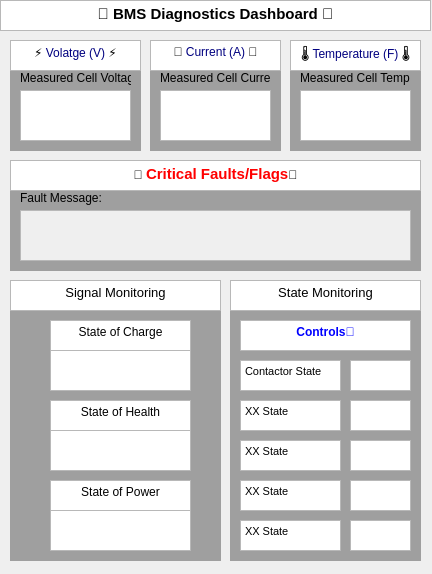
 <widget class="QDialog" name="BMS_Dashboard">
  <property name="geometry">
   <rect>
    <x>0</x>
    <y>0</y>
    <width>432</width>
    <height>574</height>
   </rect>
  </property>
  <property name="windowTitle">
   <string>Dialog</string>
  </property>
  <widget class="QTextBrowser" name="BMS_Diagnostics_Dashboard_Title">
   <property name="geometry">
    <rect>
     <x>0</x>
     <y>0</y>
     <width>431</width>
     <height>31</height>
    </rect>
   </property>
   <property name="autoFillBackground">
    <bool>false</bool>
   </property>
   <property name="html">
    <string>&lt;!DOCTYPE HTML PUBLIC &quot;-//W3C//DTD HTML 4.0//EN&quot; &quot;http://www.w3.org/TR/REC-html40/strict.dtd&quot;&gt;
&lt;html&gt;&lt;head&gt;&lt;meta name=&quot;qrichtext&quot; content=&quot;1&quot; /&gt;&lt;style type=&quot;text/css&quot;&gt;
p, li { white-space: pre-wrap; }
&lt;/style&gt;&lt;/head&gt;&lt;body style=&quot; font-family:'MS Shell Dlg 2'; font-size:8.25pt; font-weight:400; font-style:normal;&quot;&gt;
&lt;p align=&quot;center&quot; style=&quot; margin-top:0px; margin-bottom:0px; margin-left:0px; margin-right:0px; -qt-block-indent:0; text-indent:0px;&quot;&gt;&lt;span style=&quot; font-family:'Segoe UI Emoji,sans-serif'; font-size:11pt;&quot;&gt;🔋 &lt;/span&gt;&lt;span style=&quot; font-size:11pt; font-weight:600;&quot;&gt;BMS Diagnostics Dashboard &lt;/span&gt;&lt;span style=&quot; font-family:'Segoe UI Emoji,sans-serif'; font-size:11pt;&quot;&gt;🔋&lt;/span&gt;&lt;/p&gt;&lt;/body&gt;&lt;/html&gt;</string>
   </property>
  </widget>
  <widget class="QTextBrowser" name="CellVoltageBlockTitle">
   <property name="geometry">
    <rect>
     <x>10</x>
     <y>40</y>
     <width>131</width>
     <height>31</height>
    </rect>
   </property>
   <property name="html">
    <string>&lt;!DOCTYPE HTML PUBLIC &quot;-//W3C//DTD HTML 4.0//EN&quot; &quot;http://www.w3.org/TR/REC-html40/strict.dtd&quot;&gt;
&lt;html&gt;&lt;head&gt;&lt;meta name=&quot;qrichtext&quot; content=&quot;1&quot; /&gt;&lt;style type=&quot;text/css&quot;&gt;
p, li { white-space: pre-wrap; }
&lt;/style&gt;&lt;/head&gt;&lt;body style=&quot; font-family:'MS Shell Dlg 2'; font-size:8.25pt; font-weight:400; font-style:normal;&quot;&gt;
&lt;p align=&quot;center&quot; style=&quot; margin-top:0px; margin-bottom:0px; margin-left:0px; margin-right:0px; -qt-block-indent:0; text-indent:0px;&quot;&gt;&lt;span style=&quot; font-family:'Segoe UI Emoji,sans-serif'; font-size:9pt;&quot;&gt;⚡️ &lt;/span&gt;&lt;span style=&quot; font-size:9pt; color:#00007f;&quot;&gt;Volatge (V) &lt;/span&gt;&lt;span style=&quot; font-family:'Segoe UI Emoji,sans-serif'; font-size:9pt;&quot;&gt;⚡️&lt;/span&gt;&lt;/p&gt;&lt;/body&gt;&lt;/html&gt;</string>
   </property>
  </widget>
  <widget class="QLabel" name="label_5">
   <property name="geometry">
    <rect>
     <x>20</x>
     <y>70</y>
     <width>111</width>
     <height>16</height>
    </rect>
   </property>
   <property name="text">
    <string>Measured Cell Voltage</string>
   </property>
  </widget>
  <widget class="QMdiArea" name="VolatgeBackground">
   <property name="geometry">
    <rect>
     <x>10</x>
     <y>70</y>
     <width>131</width>
     <height>81</height>
    </rect>
   </property>
  </widget>
  <widget class="QLabel" name="label_6">
   <property name="geometry">
    <rect>
     <x>160</x>
     <y>70</y>
     <width>111</width>
     <height>16</height>
    </rect>
   </property>
   <property name="text">
    <string>Measured Cell Current</string>
   </property>
  </widget>
  <widget class="QTextBrowser" name="CellCurrentBlockTitle">
   <property name="geometry">
    <rect>
     <x>150</x>
     <y>40</y>
     <width>131</width>
     <height>31</height>
    </rect>
   </property>
   <property name="html">
    <string>&lt;!DOCTYPE HTML PUBLIC &quot;-//W3C//DTD HTML 4.0//EN&quot; &quot;http://www.w3.org/TR/REC-html40/strict.dtd&quot;&gt;
&lt;html&gt;&lt;head&gt;&lt;meta name=&quot;qrichtext&quot; content=&quot;1&quot; /&gt;&lt;style type=&quot;text/css&quot;&gt;
p, li { white-space: pre-wrap; }
&lt;/style&gt;&lt;/head&gt;&lt;body style=&quot; font-family:'MS Shell Dlg 2'; font-size:8.25pt; font-weight:400; font-style:normal;&quot;&gt;
&lt;p align=&quot;center&quot; style=&quot; margin-top:0px; margin-bottom:0px; margin-left:0px; margin-right:0px; -qt-block-indent:0; text-indent:0px;&quot;&gt;&lt;span style=&quot; font-family:'Segoe UI Emoji,sans-serif'; font-size:9pt;&quot;&gt;🔌 &lt;/span&gt;&lt;span style=&quot; font-size:9pt; color:#00007f;&quot;&gt;Current (A) &lt;/span&gt;&lt;span style=&quot; font-family:'Segoe UI Emoji,sans-serif'; font-size:9pt;&quot;&gt;🔌&lt;/span&gt;&lt;/p&gt;&lt;/body&gt;&lt;/html&gt;</string>
   </property>
  </widget>
  <widget class="QMdiArea" name="CurrentBackground">
   <property name="geometry">
    <rect>
     <x>150</x>
     <y>70</y>
     <width>131</width>
     <height>81</height>
    </rect>
   </property>
  </widget>
  <widget class="QLabel" name="label_7">
   <property name="geometry">
    <rect>
     <x>300</x>
     <y>70</y>
     <width>111</width>
     <height>16</height>
    </rect>
   </property>
   <property name="text">
    <string>Measured Cell Temp</string>
   </property>
  </widget>
  <widget class="QTextBrowser" name="CellTempBlockTitle">
   <property name="geometry">
    <rect>
     <x>290</x>
     <y>40</y>
     <width>131</width>
     <height>31</height>
    </rect>
   </property>
   <property name="html">
    <string>&lt;!DOCTYPE HTML PUBLIC &quot;-//W3C//DTD HTML 4.0//EN&quot; &quot;http://www.w3.org/TR/REC-html40/strict.dtd&quot;&gt;
&lt;html&gt;&lt;head&gt;&lt;meta name=&quot;qrichtext&quot; content=&quot;1&quot; /&gt;&lt;style type=&quot;text/css&quot;&gt;
p, li { white-space: pre-wrap; }
&lt;/style&gt;&lt;/head&gt;&lt;body style=&quot; font-family:'MS Shell Dlg 2'; font-size:8.25pt; font-weight:400; font-style:normal;&quot;&gt;
&lt;p align=&quot;center&quot; style=&quot; margin-top:0px; margin-bottom:0px; margin-left:0px; margin-right:0px; -qt-block-indent:0; text-indent:0px;&quot;&gt;&lt;span style=&quot; font-family:'Segoe UI Emoji,sans-serif'; font-size:9pt;&quot;&gt;🌡️ &lt;/span&gt;&lt;span style=&quot; font-size:9pt; color:#00007f;&quot;&gt;Temperature (F) &lt;/span&gt;&lt;span style=&quot; font-family:'Segoe UI Emoji,sans-serif'; font-size:9pt;&quot;&gt;🌡️&lt;/span&gt;&lt;/p&gt;&lt;/body&gt;&lt;/html&gt;</string>
   </property>
  </widget>
  <widget class="QMdiArea" name="TempBackground">
   <property name="geometry">
    <rect>
     <x>290</x>
     <y>70</y>
     <width>131</width>
     <height>81</height>
    </rect>
   </property>
  </widget>
  <widget class="QTextBrowser" name="CriticalFaultsBlockTitle">
   <property name="geometry">
    <rect>
     <x>10</x>
     <y>160</y>
     <width>411</width>
     <height>31</height>
    </rect>
   </property>
   <property name="html">
    <string>&lt;!DOCTYPE HTML PUBLIC &quot;-//W3C//DTD HTML 4.0//EN&quot; &quot;http://www.w3.org/TR/REC-html40/strict.dtd&quot;&gt;
&lt;html&gt;&lt;head&gt;&lt;meta name=&quot;qrichtext&quot; content=&quot;1&quot; /&gt;&lt;style type=&quot;text/css&quot;&gt;
p, li { white-space: pre-wrap; }
&lt;/style&gt;&lt;/head&gt;&lt;body style=&quot; font-family:'MS Shell Dlg 2'; font-size:8.25pt; font-weight:400; font-style:normal;&quot;&gt;
&lt;p align=&quot;center&quot; style=&quot; margin-top:0px; margin-bottom:0px; margin-left:0px; margin-right:0px; -qt-block-indent:0; text-indent:0px;&quot;&gt;&lt;span style=&quot; font-family:'Segoe UI Emoji,sans-serif'; font-size:9pt; font-weight:600;&quot;&gt;🚨 &lt;/span&gt;&lt;span style=&quot; font-size:11pt; font-weight:600; color:#ff0000;&quot;&gt;Critical Faults/Flags&lt;/span&gt;&lt;span style=&quot; font-family:'Segoe UI Emoji,sans-serif'; font-size:9pt; font-weight:600;&quot;&gt;🚨&lt;/span&gt;&lt;/p&gt;&lt;/body&gt;&lt;/html&gt;</string>
   </property>
  </widget>
  <widget class="QMdiArea" name="CriticalFaultsBlockBackground">
   <property name="geometry">
    <rect>
     <x>10</x>
     <y>190</y>
     <width>411</width>
     <height>81</height>
    </rect>
   </property>
  </widget>
  <widget class="QLabel" name="label_8">
   <property name="geometry">
    <rect>
     <x>20</x>
     <y>190</y>
     <width>111</width>
     <height>16</height>
    </rect>
   </property>
   <property name="text">
    <string>Fault Message:</string>
   </property>
  </widget>
  <widget class="QTextEdit" name="CriticalFaultsResultBox">
   <property name="enabled">
    <bool>false</bool>
   </property>
   <property name="geometry">
    <rect>
     <x>20</x>
     <y>210</y>
     <width>391</width>
     <height>51</height>
    </rect>
   </property>
   <property name="html">
    <string>&lt;!DOCTYPE HTML PUBLIC &quot;-//W3C//DTD HTML 4.0//EN&quot; &quot;http://www.w3.org/TR/REC-html40/strict.dtd&quot;&gt;
&lt;html&gt;&lt;head&gt;&lt;meta name=&quot;qrichtext&quot; content=&quot;1&quot; /&gt;&lt;style type=&quot;text/css&quot;&gt;
p, li { white-space: pre-wrap; }
&lt;/style&gt;&lt;/head&gt;&lt;body style=&quot; font-family:'MS Shell Dlg 2'; font-size:8.25pt; font-weight:400; font-style:normal;&quot;&gt;
&lt;p style=&quot;-qt-paragraph-type:empty; margin-top:0px; margin-bottom:0px; margin-left:0px; margin-right:0px; -qt-block-indent:0; text-indent:0px; font-size:7.8pt;&quot;&gt;&lt;br /&gt;&lt;/p&gt;&lt;/body&gt;&lt;/html&gt;</string>
   </property>
  </widget>
  <widget class="QTextBrowser" name="BeaconResultBoxMAIN">
   <property name="geometry">
    <rect>
     <x>20</x>
     <y>90</y>
     <width>111</width>
     <height>51</height>
    </rect>
   </property>
   <property name="html">
    <string>&lt;!DOCTYPE HTML PUBLIC &quot;-//W3C//DTD HTML 4.0//EN&quot; &quot;http://www.w3.org/TR/REC-html40/strict.dtd&quot;&gt;
&lt;html&gt;&lt;head&gt;&lt;meta name=&quot;qrichtext&quot; content=&quot;1&quot; /&gt;&lt;style type=&quot;text/css&quot;&gt;
p, li { white-space: pre-wrap; }
&lt;/style&gt;&lt;/head&gt;&lt;body style=&quot; font-family:'MS Shell Dlg 2'; font-size:8.25pt; font-weight:400; font-style:normal;&quot;&gt;
&lt;p style=&quot;-qt-paragraph-type:empty; margin-top:0px; margin-bottom:0px; margin-left:0px; margin-right:0px; -qt-block-indent:0; text-indent:0px; font-size:7.8pt;&quot;&gt;&lt;br /&gt;&lt;/p&gt;&lt;/body&gt;&lt;/html&gt;</string>
   </property>
  </widget>
  <widget class="QTextBrowser" name="BeaconResultBoxMAIN_2">
   <property name="geometry">
    <rect>
     <x>160</x>
     <y>90</y>
     <width>111</width>
     <height>51</height>
    </rect>
   </property>
   <property name="html">
    <string>&lt;!DOCTYPE HTML PUBLIC &quot;-//W3C//DTD HTML 4.0//EN&quot; &quot;http://www.w3.org/TR/REC-html40/strict.dtd&quot;&gt;
&lt;html&gt;&lt;head&gt;&lt;meta name=&quot;qrichtext&quot; content=&quot;1&quot; /&gt;&lt;style type=&quot;text/css&quot;&gt;
p, li { white-space: pre-wrap; }
&lt;/style&gt;&lt;/head&gt;&lt;body style=&quot; font-family:'MS Shell Dlg 2'; font-size:8.25pt; font-weight:400; font-style:normal;&quot;&gt;
&lt;p style=&quot;-qt-paragraph-type:empty; margin-top:0px; margin-bottom:0px; margin-left:0px; margin-right:0px; -qt-block-indent:0; text-indent:0px; font-size:7.8pt;&quot;&gt;&lt;br /&gt;&lt;/p&gt;&lt;/body&gt;&lt;/html&gt;</string>
   </property>
  </widget>
  <widget class="QTextBrowser" name="BeaconResultBoxMAIN_3">
   <property name="geometry">
    <rect>
     <x>300</x>
     <y>90</y>
     <width>111</width>
     <height>51</height>
    </rect>
   </property>
   <property name="html">
    <string>&lt;!DOCTYPE HTML PUBLIC &quot;-//W3C//DTD HTML 4.0//EN&quot; &quot;http://www.w3.org/TR/REC-html40/strict.dtd&quot;&gt;
&lt;html&gt;&lt;head&gt;&lt;meta name=&quot;qrichtext&quot; content=&quot;1&quot; /&gt;&lt;style type=&quot;text/css&quot;&gt;
p, li { white-space: pre-wrap; }
&lt;/style&gt;&lt;/head&gt;&lt;body style=&quot; font-family:'MS Shell Dlg 2'; font-size:8.25pt; font-weight:400; font-style:normal;&quot;&gt;
&lt;p style=&quot;-qt-paragraph-type:empty; margin-top:0px; margin-bottom:0px; margin-left:0px; margin-right:0px; -qt-block-indent:0; text-indent:0px; font-size:7.8pt;&quot;&gt;&lt;br /&gt;&lt;/p&gt;&lt;/body&gt;&lt;/html&gt;</string>
   </property>
  </widget>
  <widget class="QLabel" name="label_9">
   <property name="geometry">
    <rect>
     <x>20</x>
     <y>310</y>
     <width>111</width>
     <height>16</height>
    </rect>
   </property>
   <property name="text">
    <string>Measured Cell Voltage</string>
   </property>
  </widget>
  <widget class="QTextBrowser" name="BeaconResultBoxMAIN_4">
   <property name="geometry">
    <rect>
     <x>20</x>
     <y>330</y>
     <width>111</width>
     <height>51</height>
    </rect>
   </property>
   <property name="html">
    <string>&lt;!DOCTYPE HTML PUBLIC &quot;-//W3C//DTD HTML 4.0//EN&quot; &quot;http://www.w3.org/TR/REC-html40/strict.dtd&quot;&gt;
&lt;html&gt;&lt;head&gt;&lt;meta name=&quot;qrichtext&quot; content=&quot;1&quot; /&gt;&lt;style type=&quot;text/css&quot;&gt;
p, li { white-space: pre-wrap; }
&lt;/style&gt;&lt;/head&gt;&lt;body style=&quot; font-family:'MS Shell Dlg 2'; font-size:8.25pt; font-weight:400; font-style:normal;&quot;&gt;
&lt;p style=&quot;-qt-paragraph-type:empty; margin-top:0px; margin-bottom:0px; margin-left:0px; margin-right:0px; -qt-block-indent:0; text-indent:0px; font-size:7.8pt;&quot;&gt;&lt;br /&gt;&lt;/p&gt;&lt;/body&gt;&lt;/html&gt;</string>
   </property>
  </widget>
  <widget class="QTextBrowser" name="SignalMonitoringBlockTitle">
   <property name="geometry">
    <rect>
     <x>10</x>
     <y>280</y>
     <width>211</width>
     <height>31</height>
    </rect>
   </property>
   <property name="html">
    <string>&lt;!DOCTYPE HTML PUBLIC &quot;-//W3C//DTD HTML 4.0//EN&quot; &quot;http://www.w3.org/TR/REC-html40/strict.dtd&quot;&gt;
&lt;html&gt;&lt;head&gt;&lt;meta name=&quot;qrichtext&quot; content=&quot;1&quot; /&gt;&lt;style type=&quot;text/css&quot;&gt;
p, li { white-space: pre-wrap; }
&lt;/style&gt;&lt;/head&gt;&lt;body style=&quot; font-family:'MS Shell Dlg 2'; font-size:8.25pt; font-weight:400; font-style:normal;&quot;&gt;
&lt;p align=&quot;center&quot; style=&quot; margin-top:0px; margin-bottom:0px; margin-left:0px; margin-right:0px; -qt-block-indent:0; text-indent:0px;&quot;&gt;&lt;span style=&quot; font-family:'Segoe UI Emoji,sans-serif'; font-size:10pt;&quot;&gt;Signal Monitoring&lt;/span&gt;&lt;/p&gt;&lt;/body&gt;&lt;/html&gt;</string>
   </property>
  </widget>
  <widget class="QMdiArea" name="ForceAreaMAIN_4">
   <property name="geometry">
    <rect>
     <x>10</x>
     <y>310</y>
     <width>211</width>
     <height>251</height>
    </rect>
   </property>
  </widget>
  <widget class="QTextBrowser" name="StateMonitoringBlockTitle">
   <property name="geometry">
    <rect>
     <x>230</x>
     <y>280</y>
     <width>191</width>
     <height>31</height>
    </rect>
   </property>
   <property name="html">
    <string>&lt;!DOCTYPE HTML PUBLIC &quot;-//W3C//DTD HTML 4.0//EN&quot; &quot;http://www.w3.org/TR/REC-html40/strict.dtd&quot;&gt;
&lt;html&gt;&lt;head&gt;&lt;meta name=&quot;qrichtext&quot; content=&quot;1&quot; /&gt;&lt;style type=&quot;text/css&quot;&gt;
p, li { white-space: pre-wrap; }
&lt;/style&gt;&lt;/head&gt;&lt;body style=&quot; font-family:'MS Shell Dlg 2'; font-size:8.25pt; font-weight:400; font-style:normal;&quot;&gt;
&lt;p align=&quot;center&quot; style=&quot; margin-top:0px; margin-bottom:0px; margin-left:0px; margin-right:0px; -qt-block-indent:0; text-indent:0px;&quot;&gt;&lt;span style=&quot; font-family:'Segoe UI Emoji,sans-serif'; font-size:10pt;&quot;&gt;State Monitoring&lt;/span&gt;&lt;/p&gt;&lt;/body&gt;&lt;/html&gt;</string>
   </property>
  </widget>
  <widget class="QTextBrowser" name="StateOfChargeResult">
   <property name="geometry">
    <rect>
     <x>50</x>
     <y>350</y>
     <width>141</width>
     <height>41</height>
    </rect>
   </property>
   <property name="html">
    <string>&lt;!DOCTYPE HTML PUBLIC &quot;-//W3C//DTD HTML 4.0//EN&quot; &quot;http://www.w3.org/TR/REC-html40/strict.dtd&quot;&gt;
&lt;html&gt;&lt;head&gt;&lt;meta name=&quot;qrichtext&quot; content=&quot;1&quot; /&gt;&lt;style type=&quot;text/css&quot;&gt;
p, li { white-space: pre-wrap; }
&lt;/style&gt;&lt;/head&gt;&lt;body style=&quot; font-family:'MS Shell Dlg 2'; font-size:8.25pt; font-weight:400; font-style:normal;&quot;&gt;
&lt;p style=&quot;-qt-paragraph-type:empty; margin-top:0px; margin-bottom:0px; margin-left:0px; margin-right:0px; -qt-block-indent:0; text-indent:0px; font-size:7.8pt;&quot;&gt;&lt;br /&gt;&lt;/p&gt;&lt;/body&gt;&lt;/html&gt;</string>
   </property>
  </widget>
  <widget class="QTextBrowser" name="StateOfChargeBlockTitle">
   <property name="geometry">
    <rect>
     <x>50</x>
     <y>320</y>
     <width>141</width>
     <height>31</height>
    </rect>
   </property>
   <property name="html">
    <string>&lt;!DOCTYPE HTML PUBLIC &quot;-//W3C//DTD HTML 4.0//EN&quot; &quot;http://www.w3.org/TR/REC-html40/strict.dtd&quot;&gt;
&lt;html&gt;&lt;head&gt;&lt;meta name=&quot;qrichtext&quot; content=&quot;1&quot; /&gt;&lt;style type=&quot;text/css&quot;&gt;
p, li { white-space: pre-wrap; }
&lt;/style&gt;&lt;/head&gt;&lt;body style=&quot; font-family:'MS Shell Dlg 2'; font-size:8.25pt; font-weight:400; font-style:normal;&quot;&gt;
&lt;p align=&quot;center&quot; style=&quot; margin-top:0px; margin-bottom:0px; margin-left:0px; margin-right:0px; -qt-block-indent:0; text-indent:0px;&quot;&gt;&lt;span style=&quot; font-family:'Segoe UI Emoji,sans-serif'; font-size:9pt;&quot;&gt;State of Charge&lt;/span&gt;&lt;/p&gt;&lt;/body&gt;&lt;/html&gt;</string>
   </property>
  </widget>
  <widget class="QTextBrowser" name="StateOfHealthBlockTitle">
   <property name="geometry">
    <rect>
     <x>50</x>
     <y>400</y>
     <width>141</width>
     <height>31</height>
    </rect>
   </property>
   <property name="html">
    <string>&lt;!DOCTYPE HTML PUBLIC &quot;-//W3C//DTD HTML 4.0//EN&quot; &quot;http://www.w3.org/TR/REC-html40/strict.dtd&quot;&gt;
&lt;html&gt;&lt;head&gt;&lt;meta name=&quot;qrichtext&quot; content=&quot;1&quot; /&gt;&lt;style type=&quot;text/css&quot;&gt;
p, li { white-space: pre-wrap; }
&lt;/style&gt;&lt;/head&gt;&lt;body style=&quot; font-family:'MS Shell Dlg 2'; font-size:8.25pt; font-weight:400; font-style:normal;&quot;&gt;
&lt;p align=&quot;center&quot; style=&quot; margin-top:0px; margin-bottom:0px; margin-left:0px; margin-right:0px; -qt-block-indent:0; text-indent:0px;&quot;&gt;&lt;span style=&quot; font-family:'Segoe UI Emoji,sans-serif'; font-size:9pt;&quot;&gt;State of Health&lt;/span&gt;&lt;/p&gt;&lt;/body&gt;&lt;/html&gt;</string>
   </property>
  </widget>
  <widget class="QTextBrowser" name="StateOfHealthResult">
   <property name="geometry">
    <rect>
     <x>50</x>
     <y>430</y>
     <width>141</width>
     <height>41</height>
    </rect>
   </property>
   <property name="html">
    <string>&lt;!DOCTYPE HTML PUBLIC &quot;-//W3C//DTD HTML 4.0//EN&quot; &quot;http://www.w3.org/TR/REC-html40/strict.dtd&quot;&gt;
&lt;html&gt;&lt;head&gt;&lt;meta name=&quot;qrichtext&quot; content=&quot;1&quot; /&gt;&lt;style type=&quot;text/css&quot;&gt;
p, li { white-space: pre-wrap; }
&lt;/style&gt;&lt;/head&gt;&lt;body style=&quot; font-family:'MS Shell Dlg 2'; font-size:8.25pt; font-weight:400; font-style:normal;&quot;&gt;
&lt;p style=&quot;-qt-paragraph-type:empty; margin-top:0px; margin-bottom:0px; margin-left:0px; margin-right:0px; -qt-block-indent:0; text-indent:0px; font-size:7.8pt;&quot;&gt;&lt;br /&gt;&lt;/p&gt;&lt;/body&gt;&lt;/html&gt;</string>
   </property>
  </widget>
  <widget class="QTextBrowser" name="StateOfPowerBlockTitle">
   <property name="geometry">
    <rect>
     <x>50</x>
     <y>480</y>
     <width>141</width>
     <height>31</height>
    </rect>
   </property>
   <property name="html">
    <string>&lt;!DOCTYPE HTML PUBLIC &quot;-//W3C//DTD HTML 4.0//EN&quot; &quot;http://www.w3.org/TR/REC-html40/strict.dtd&quot;&gt;
&lt;html&gt;&lt;head&gt;&lt;meta name=&quot;qrichtext&quot; content=&quot;1&quot; /&gt;&lt;style type=&quot;text/css&quot;&gt;
p, li { white-space: pre-wrap; }
&lt;/style&gt;&lt;/head&gt;&lt;body style=&quot; font-family:'MS Shell Dlg 2'; font-size:8.25pt; font-weight:400; font-style:normal;&quot;&gt;
&lt;p align=&quot;center&quot; style=&quot; margin-top:0px; margin-bottom:0px; margin-left:0px; margin-right:0px; -qt-block-indent:0; text-indent:0px;&quot;&gt;&lt;span style=&quot; font-family:'Segoe UI Emoji,sans-serif'; font-size:9pt;&quot;&gt;State of Power&lt;/span&gt;&lt;/p&gt;&lt;/body&gt;&lt;/html&gt;</string>
   </property>
  </widget>
  <widget class="QTextBrowser" name="StateOfPowerResult">
   <property name="geometry">
    <rect>
     <x>50</x>
     <y>510</y>
     <width>141</width>
     <height>41</height>
    </rect>
   </property>
   <property name="html">
    <string>&lt;!DOCTYPE HTML PUBLIC &quot;-//W3C//DTD HTML 4.0//EN&quot; &quot;http://www.w3.org/TR/REC-html40/strict.dtd&quot;&gt;
&lt;html&gt;&lt;head&gt;&lt;meta name=&quot;qrichtext&quot; content=&quot;1&quot; /&gt;&lt;style type=&quot;text/css&quot;&gt;
p, li { white-space: pre-wrap; }
&lt;/style&gt;&lt;/head&gt;&lt;body style=&quot; font-family:'MS Shell Dlg 2'; font-size:8.25pt; font-weight:400; font-style:normal;&quot;&gt;
&lt;p style=&quot;-qt-paragraph-type:empty; margin-top:0px; margin-bottom:0px; margin-left:0px; margin-right:0px; -qt-block-indent:0; text-indent:0px; font-size:7.8pt;&quot;&gt;&lt;br /&gt;&lt;/p&gt;&lt;/body&gt;&lt;/html&gt;</string>
   </property>
  </widget>
  <widget class="QMdiArea" name="ForceAreaMAIN_5">
   <property name="geometry">
    <rect>
     <x>230</x>
     <y>310</y>
     <width>191</width>
     <height>251</height>
    </rect>
   </property>
  </widget>
  <widget class="QTextBrowser" name="ControlsBoxTitle">
   <property name="geometry">
    <rect>
     <x>240</x>
     <y>320</y>
     <width>171</width>
     <height>31</height>
    </rect>
   </property>
   <property name="html">
    <string>&lt;!DOCTYPE HTML PUBLIC &quot;-//W3C//DTD HTML 4.0//EN&quot; &quot;http://www.w3.org/TR/REC-html40/strict.dtd&quot;&gt;
&lt;html&gt;&lt;head&gt;&lt;meta name=&quot;qrichtext&quot; content=&quot;1&quot; /&gt;&lt;style type=&quot;text/css&quot;&gt;
p, li { white-space: pre-wrap; }
&lt;/style&gt;&lt;/head&gt;&lt;body style=&quot; font-family:'MS Shell Dlg 2'; font-size:8.25pt; font-weight:400; font-style:normal;&quot;&gt;
&lt;p align=&quot;center&quot; style=&quot; margin-top:0px; margin-bottom:0px; margin-left:0px; margin-right:0px; -qt-block-indent:0; text-indent:0px;&quot;&gt;&lt;span style=&quot; font-size:9pt; font-weight:600; color:#0000ff;&quot;&gt;Controls🔧&lt;/span&gt;&lt;/p&gt;&lt;/body&gt;&lt;/html&gt;</string>
   </property>
  </widget>
  <widget class="QTextBrowser" name="ContactorStateBlockTitle">
   <property name="geometry">
    <rect>
     <x>240</x>
     <y>360</y>
     <width>101</width>
     <height>31</height>
    </rect>
   </property>
   <property name="html">
    <string>&lt;!DOCTYPE HTML PUBLIC &quot;-//W3C//DTD HTML 4.0//EN&quot; &quot;http://www.w3.org/TR/REC-html40/strict.dtd&quot;&gt;
&lt;html&gt;&lt;head&gt;&lt;meta name=&quot;qrichtext&quot; content=&quot;1&quot; /&gt;&lt;style type=&quot;text/css&quot;&gt;
p, li { white-space: pre-wrap; }
&lt;/style&gt;&lt;/head&gt;&lt;body style=&quot; font-family:'MS Shell Dlg 2'; font-size:8.25pt; font-weight:400; font-style:normal;&quot;&gt;
&lt;p style=&quot; margin-top:0px; margin-bottom:0px; margin-left:0px; margin-right:0px; -qt-block-indent:0; text-indent:0px;&quot;&gt;&lt;span style=&quot; font-family:'Segoe UI Emoji,sans-serif'; font-size:8pt;&quot;&gt;Contactor State&lt;/span&gt;&lt;/p&gt;&lt;/body&gt;&lt;/html&gt;</string>
   </property>
  </widget>
  <widget class="QTextBrowser" name="ContactorStateBlockStatusOutput">
   <property name="geometry">
    <rect>
     <x>350</x>
     <y>360</y>
     <width>61</width>
     <height>31</height>
    </rect>
   </property>
   <property name="html">
    <string>&lt;!DOCTYPE HTML PUBLIC &quot;-//W3C//DTD HTML 4.0//EN&quot; &quot;http://www.w3.org/TR/REC-html40/strict.dtd&quot;&gt;
&lt;html&gt;&lt;head&gt;&lt;meta name=&quot;qrichtext&quot; content=&quot;1&quot; /&gt;&lt;style type=&quot;text/css&quot;&gt;
p, li { white-space: pre-wrap; }
&lt;/style&gt;&lt;/head&gt;&lt;body style=&quot; font-family:'MS Shell Dlg 2'; font-size:8.25pt; font-weight:400; font-style:normal;&quot;&gt;
&lt;p style=&quot;-qt-paragraph-type:empty; margin-top:0px; margin-bottom:0px; margin-left:0px; margin-right:0px; -qt-block-indent:0; text-indent:0px; font-size:7.8pt;&quot;&gt;&lt;br /&gt;&lt;/p&gt;&lt;/body&gt;&lt;/html&gt;</string>
   </property>
  </widget>
  <widget class="QTextBrowser" name="XX_1_StateBlockStatusOutput">
   <property name="geometry">
    <rect>
     <x>350</x>
     <y>400</y>
     <width>61</width>
     <height>31</height>
    </rect>
   </property>
   <property name="html">
    <string>&lt;!DOCTYPE HTML PUBLIC &quot;-//W3C//DTD HTML 4.0//EN&quot; &quot;http://www.w3.org/TR/REC-html40/strict.dtd&quot;&gt;
&lt;html&gt;&lt;head&gt;&lt;meta name=&quot;qrichtext&quot; content=&quot;1&quot; /&gt;&lt;style type=&quot;text/css&quot;&gt;
p, li { white-space: pre-wrap; }
&lt;/style&gt;&lt;/head&gt;&lt;body style=&quot; font-family:'MS Shell Dlg 2'; font-size:8.25pt; font-weight:400; font-style:normal;&quot;&gt;
&lt;p style=&quot;-qt-paragraph-type:empty; margin-top:0px; margin-bottom:0px; margin-left:0px; margin-right:0px; -qt-block-indent:0; text-indent:0px; font-size:7.8pt;&quot;&gt;&lt;br /&gt;&lt;/p&gt;&lt;/body&gt;&lt;/html&gt;</string>
   </property>
  </widget>
  <widget class="QTextBrowser" name="XX_1_StateBlockTitle">
   <property name="geometry">
    <rect>
     <x>240</x>
     <y>400</y>
     <width>101</width>
     <height>31</height>
    </rect>
   </property>
   <property name="html">
    <string>&lt;!DOCTYPE HTML PUBLIC &quot;-//W3C//DTD HTML 4.0//EN&quot; &quot;http://www.w3.org/TR/REC-html40/strict.dtd&quot;&gt;
&lt;html&gt;&lt;head&gt;&lt;meta name=&quot;qrichtext&quot; content=&quot;1&quot; /&gt;&lt;style type=&quot;text/css&quot;&gt;
p, li { white-space: pre-wrap; }
&lt;/style&gt;&lt;/head&gt;&lt;body style=&quot; font-family:'MS Shell Dlg 2'; font-size:8.25pt; font-weight:400; font-style:normal;&quot;&gt;
&lt;p style=&quot; margin-top:0px; margin-bottom:0px; margin-left:0px; margin-right:0px; -qt-block-indent:0; text-indent:0px;&quot;&gt;&lt;span style=&quot; font-family:'Segoe UI Emoji,sans-serif'; font-size:8pt;&quot;&gt;XX State&lt;/span&gt;&lt;/p&gt;&lt;/body&gt;&lt;/html&gt;</string>
   </property>
  </widget>
  <widget class="QTextBrowser" name="XX_2_StateBlockTitle">
   <property name="geometry">
    <rect>
     <x>240</x>
     <y>440</y>
     <width>101</width>
     <height>31</height>
    </rect>
   </property>
   <property name="html">
    <string>&lt;!DOCTYPE HTML PUBLIC &quot;-//W3C//DTD HTML 4.0//EN&quot; &quot;http://www.w3.org/TR/REC-html40/strict.dtd&quot;&gt;
&lt;html&gt;&lt;head&gt;&lt;meta name=&quot;qrichtext&quot; content=&quot;1&quot; /&gt;&lt;style type=&quot;text/css&quot;&gt;
p, li { white-space: pre-wrap; }
&lt;/style&gt;&lt;/head&gt;&lt;body style=&quot; font-family:'MS Shell Dlg 2'; font-size:8.25pt; font-weight:400; font-style:normal;&quot;&gt;
&lt;p style=&quot; margin-top:0px; margin-bottom:0px; margin-left:0px; margin-right:0px; -qt-block-indent:0; text-indent:0px;&quot;&gt;&lt;span style=&quot; font-family:'Segoe UI Emoji,sans-serif'; font-size:8pt;&quot;&gt;XX State&lt;/span&gt;&lt;/p&gt;&lt;/body&gt;&lt;/html&gt;</string>
   </property>
  </widget>
  <widget class="QTextBrowser" name="XX_2_StateBlockStatusOutput">
   <property name="geometry">
    <rect>
     <x>350</x>
     <y>440</y>
     <width>61</width>
     <height>31</height>
    </rect>
   </property>
   <property name="html">
    <string>&lt;!DOCTYPE HTML PUBLIC &quot;-//W3C//DTD HTML 4.0//EN&quot; &quot;http://www.w3.org/TR/REC-html40/strict.dtd&quot;&gt;
&lt;html&gt;&lt;head&gt;&lt;meta name=&quot;qrichtext&quot; content=&quot;1&quot; /&gt;&lt;style type=&quot;text/css&quot;&gt;
p, li { white-space: pre-wrap; }
&lt;/style&gt;&lt;/head&gt;&lt;body style=&quot; font-family:'MS Shell Dlg 2'; font-size:8.25pt; font-weight:400; font-style:normal;&quot;&gt;
&lt;p style=&quot;-qt-paragraph-type:empty; margin-top:0px; margin-bottom:0px; margin-left:0px; margin-right:0px; -qt-block-indent:0; text-indent:0px; font-size:7.8pt;&quot;&gt;&lt;br /&gt;&lt;/p&gt;&lt;/body&gt;&lt;/html&gt;</string>
   </property>
  </widget>
  <widget class="QTextBrowser" name="XX_3_StateBlockTitle">
   <property name="geometry">
    <rect>
     <x>240</x>
     <y>480</y>
     <width>101</width>
     <height>31</height>
    </rect>
   </property>
   <property name="html">
    <string>&lt;!DOCTYPE HTML PUBLIC &quot;-//W3C//DTD HTML 4.0//EN&quot; &quot;http://www.w3.org/TR/REC-html40/strict.dtd&quot;&gt;
&lt;html&gt;&lt;head&gt;&lt;meta name=&quot;qrichtext&quot; content=&quot;1&quot; /&gt;&lt;style type=&quot;text/css&quot;&gt;
p, li { white-space: pre-wrap; }
&lt;/style&gt;&lt;/head&gt;&lt;body style=&quot; font-family:'MS Shell Dlg 2'; font-size:8.25pt; font-weight:400; font-style:normal;&quot;&gt;
&lt;p style=&quot; margin-top:0px; margin-bottom:0px; margin-left:0px; margin-right:0px; -qt-block-indent:0; text-indent:0px;&quot;&gt;&lt;span style=&quot; font-family:'Segoe UI Emoji,sans-serif'; font-size:8pt;&quot;&gt;XX State&lt;/span&gt;&lt;/p&gt;&lt;/body&gt;&lt;/html&gt;</string>
   </property>
  </widget>
  <widget class="QTextBrowser" name="XX_3_StateBlockStatusOutput">
   <property name="geometry">
    <rect>
     <x>350</x>
     <y>480</y>
     <width>61</width>
     <height>31</height>
    </rect>
   </property>
   <property name="html">
    <string>&lt;!DOCTYPE HTML PUBLIC &quot;-//W3C//DTD HTML 4.0//EN&quot; &quot;http://www.w3.org/TR/REC-html40/strict.dtd&quot;&gt;
&lt;html&gt;&lt;head&gt;&lt;meta name=&quot;qrichtext&quot; content=&quot;1&quot; /&gt;&lt;style type=&quot;text/css&quot;&gt;
p, li { white-space: pre-wrap; }
&lt;/style&gt;&lt;/head&gt;&lt;body style=&quot; font-family:'MS Shell Dlg 2'; font-size:8.25pt; font-weight:400; font-style:normal;&quot;&gt;
&lt;p style=&quot;-qt-paragraph-type:empty; margin-top:0px; margin-bottom:0px; margin-left:0px; margin-right:0px; -qt-block-indent:0; text-indent:0px; font-size:7.8pt;&quot;&gt;&lt;br /&gt;&lt;/p&gt;&lt;/body&gt;&lt;/html&gt;</string>
   </property>
  </widget>
  <widget class="QTextBrowser" name="XX_4_StateBlockTitle">
   <property name="geometry">
    <rect>
     <x>240</x>
     <y>520</y>
     <width>101</width>
     <height>31</height>
    </rect>
   </property>
   <property name="html">
    <string>&lt;!DOCTYPE HTML PUBLIC &quot;-//W3C//DTD HTML 4.0//EN&quot; &quot;http://www.w3.org/TR/REC-html40/strict.dtd&quot;&gt;
&lt;html&gt;&lt;head&gt;&lt;meta name=&quot;qrichtext&quot; content=&quot;1&quot; /&gt;&lt;style type=&quot;text/css&quot;&gt;
p, li { white-space: pre-wrap; }
&lt;/style&gt;&lt;/head&gt;&lt;body style=&quot; font-family:'MS Shell Dlg 2'; font-size:8.25pt; font-weight:400; font-style:normal;&quot;&gt;
&lt;p style=&quot; margin-top:0px; margin-bottom:0px; margin-left:0px; margin-right:0px; -qt-block-indent:0; text-indent:0px;&quot;&gt;&lt;span style=&quot; font-family:'Segoe UI Emoji,sans-serif'; font-size:8pt;&quot;&gt;XX State&lt;/span&gt;&lt;/p&gt;&lt;/body&gt;&lt;/html&gt;</string>
   </property>
  </widget>
  <widget class="QTextBrowser" name="XX_4_StateBlockStatusOutput">
   <property name="geometry">
    <rect>
     <x>350</x>
     <y>520</y>
     <width>61</width>
     <height>31</height>
    </rect>
   </property>
   <property name="html">
    <string>&lt;!DOCTYPE HTML PUBLIC &quot;-//W3C//DTD HTML 4.0//EN&quot; &quot;http://www.w3.org/TR/REC-html40/strict.dtd&quot;&gt;
&lt;html&gt;&lt;head&gt;&lt;meta name=&quot;qrichtext&quot; content=&quot;1&quot; /&gt;&lt;style type=&quot;text/css&quot;&gt;
p, li { white-space: pre-wrap; }
&lt;/style&gt;&lt;/head&gt;&lt;body style=&quot; font-family:'MS Shell Dlg 2'; font-size:8.25pt; font-weight:400; font-style:normal;&quot;&gt;
&lt;p style=&quot;-qt-paragraph-type:empty; margin-top:0px; margin-bottom:0px; margin-left:0px; margin-right:0px; -qt-block-indent:0; text-indent:0px; font-size:7.8pt;&quot;&gt;&lt;br /&gt;&lt;/p&gt;&lt;/body&gt;&lt;/html&gt;</string>
   </property>
  </widget>
  <zorder>BMS_Diagnostics_Dashboard_Title</zorder>
  <zorder>VolatgeBackground</zorder>
  <zorder>CellVoltageBlockTitle</zorder>
  <zorder>label_5</zorder>
  <zorder>CurrentBackground</zorder>
  <zorder>label_6</zorder>
  <zorder>CellCurrentBlockTitle</zorder>
  <zorder>TempBackground</zorder>
  <zorder>label_7</zorder>
  <zorder>CellTempBlockTitle</zorder>
  <zorder>CriticalFaultsBlockBackground</zorder>
  <zorder>label_8</zorder>
  <zorder>CriticalFaultsResultBox</zorder>
  <zorder>CriticalFaultsBlockTitle</zorder>
  <zorder>BeaconResultBoxMAIN</zorder>
  <zorder>BeaconResultBoxMAIN_2</zorder>
  <zorder>BeaconResultBoxMAIN_3</zorder>
  <zorder>label_9</zorder>
  <zorder>BeaconResultBoxMAIN_4</zorder>
  <zorder>ForceAreaMAIN_4</zorder>
  <zorder>StateOfChargeResult</zorder>
  <zorder>StateOfChargeBlockTitle</zorder>
  <zorder>StateOfHealthBlockTitle</zorder>
  <zorder>StateOfHealthResult</zorder>
  <zorder>StateOfPowerBlockTitle</zorder>
  <zorder>StateOfPowerResult</zorder>
  <zorder>ForceAreaMAIN_5</zorder>
  <zorder>ControlsBoxTitle</zorder>
  <zorder>ContactorStateBlockTitle</zorder>
  <zorder>ContactorStateBlockStatusOutput</zorder>
  <zorder>StateMonitoringBlockTitle</zorder>
  <zorder>SignalMonitoringBlockTitle</zorder>
  <zorder>XX_1_StateBlockStatusOutput</zorder>
  <zorder>XX_1_StateBlockTitle</zorder>
  <zorder>XX_2_StateBlockTitle</zorder>
  <zorder>XX_2_StateBlockStatusOutput</zorder>
  <zorder>XX_3_StateBlockTitle</zorder>
  <zorder>XX_3_StateBlockStatusOutput</zorder>
  <zorder>XX_4_StateBlockTitle</zorder>
  <zorder>XX_4_StateBlockStatusOutput</zorder>
 </widget>
